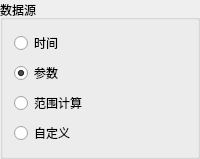
        <widget class="QGroupBox" name="groupBox_6">
         <property name="title">
          <string>数据源</string>
         </property>
         <layout class="QVBoxLayout" name="verticalLayout_9">
          <item>
           <layout class="QHBoxLayout" name="horizontalLayout_32">
            <item>
             <widget class="QRadioButton" name="radioButton_12">
              <property name="text">
               <string>时间</string>
              </property>
             </widget>
            </item>
            <item>
             <spacer name="horizontalSpacer_18">
              <property name="orientation">
               <enum>Qt::Horizontal</enum>
              </property>
              <property name="sizeHint" stdset="0">
               <size>
                <width>40</width>
                <height>20</height>
               </size>
              </property>
             </spacer>
            </item>
           </layout>
          </item>
          <item>
           <layout class="QHBoxLayout" name="horizontalLayout_27">
            <item>
             <widget class="QRadioButton" name="radioButton_9">
              <property name="text">
               <string>参数</string>
              </property>
              <property name="checked">
               <bool>true</bool>
              </property>
             </widget>
            </item>
            <item>
             <spacer name="horizontalSpacer_6">
              <property name="orientation">
               <enum>Qt::Horizontal</enum>
              </property>
              <property name="sizeHint" stdset="0">
               <size>
                <width>40</width>
                <height>20</height>
               </size>
              </property>
             </spacer>
            </item>
           </layout>
          </item>
          <item>
           <layout class="QHBoxLayout" name="horizontalLayout_28">
            <item>
             <widget class="QRadioButton" name="radioButton_10">
              <property name="text">
               <string>范围计算</string>
              </property>
             </widget>
            </item>
            <item>
             <spacer name="horizontalSpacer_9">
              <property name="orientation">
               <enum>Qt::Horizontal</enum>
              </property>
              <property name="sizeHint" stdset="0">
               <size>
                <width>40</width>
                <height>20</height>
               </size>
              </property>
             </spacer>
            </item>
           </layout>
          </item>
          <item>
           <layout class="QHBoxLayout" name="horizontalLayout_31">
            <item>
             <widget class="QRadioButton" name="radioButton_11">
              <property name="text">
               <string>自定义</string>
              </property>
             </widget>
            </item>
            <item>
             <spacer name="horizontalSpacer_17">
              <property name="orientation">
               <enum>Qt::Horizontal</enum>
              </property>
              <property name="sizeHint" stdset="0">
               <size>
                <width>40</width>
                <height>20</height>
               </size>
              </property>
             </spacer>
            </item>
           </layout>
          </item>
         </layout>
        </widget>
